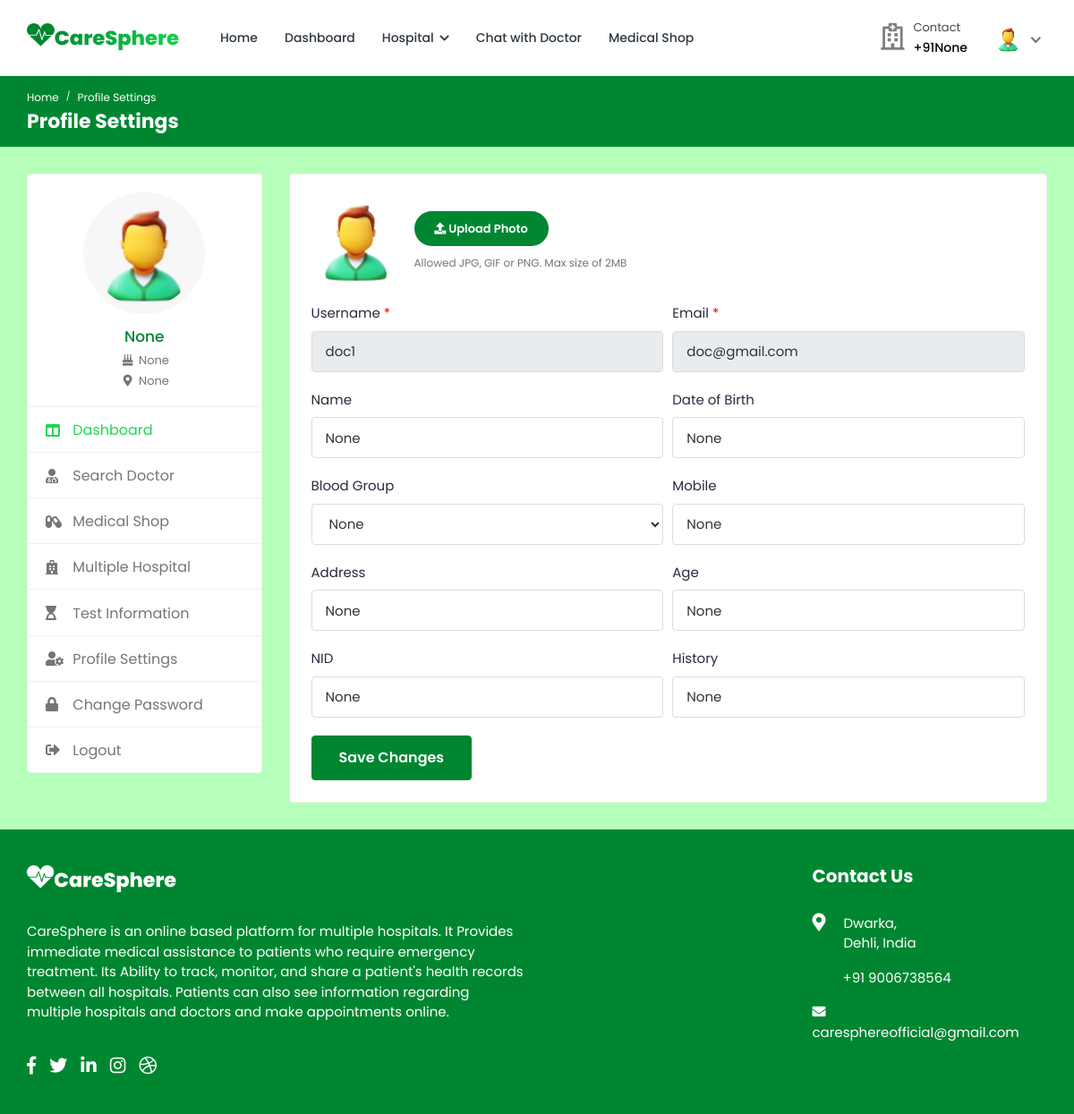
/profile-settings/ (signed in), run on the app's committed database.
### hospital/models.py (models this page shows, shortened)
class Patient(models.Model):
    patient_id = models.AutoField(primary_key=True)
    user = models.OneToOneField(User, on_delete=models.CASCADE, null=True, blank=True, related_name='patient')
    name = models.CharField(max_length=200, null=True, blank=True)
    username = models.CharField(max_length=200, null=True, blank=True)
    age = models.IntegerField(null=True, blank=True)
    email = models.EmailField(max_length=200, null=True, blank=True)
    phone_number = models.IntegerField(null=True, blank=True)
    address = models.CharField(max_length=200, null=True, blank=True)
    featured_image = models.ImageField(upload_to='patients/', default='patients/user-default.png', null=True, blank=True)
    blood_group = models.CharField(max_length=200, null=True, blank=True)
    history = models.CharField(max_length=200, null=True, blank=True)
    dob = models.CharField(max_length=200, null=True, blank=True)
    nid = models.CharField(max_length=200, null=True, blank=True)
    serial_number = models.CharField(max_length=200, null=True, blank=True)
    login_status = models.CharField(max_length=200, null=True, blank=True, default="offline")

### hospital/views.py (the view, shortened to what this page needs)
# urls.py: path('profile-settings/',views.profile_settings, name='profile-settings'),
@csrf_exempt
@login_required(login_url="login")
def profile_settings(request):
    if request.user.is_patient:
        patient = Patient.objects.get(user=request.user)
        old_featured_image = patient.featured_image
        if request.method == 'GET':
            context = {'patient': patient}
            return render(request, 'profile-settings.html', context)
    else:
        redirect('logout')

### templates/profile-settings.html (shortened to what this page needs)
{% load static %}
<!DOCTYPE html>
<html lang="en">
  <head>
    <link
      rel="stylesheet"
      href="{% static 'HealthStack-System/css/Normal/bootstrap.min.css' %}"
    />
    <link
      rel="stylesheet"
      href="{% static 'HealthStack-System/plugins/Normal/fontawesome/css/fontawesome.min.css' %}"
    />
    <link
      rel="stylesheet"
      href="{% static 'HealthStack-System/plugins/Normal/fontawesome/css/all.min.css' %}"
    />
    <link
      rel="stylesheet"
      href="{% static 'HealthStack-System/css/Normal/bootstrap-datetimepicker.min.css' %}"
    />
    <link
      rel="stylesheet"
      href="{% static 'HealthStack-System/plugins/Normal/select2/css/select2.min.css' %}"
    />
    <link
      rel="stylesheet"
      href="{% static 'HealthStack-System/css/Normal/style.css' %}"
    />
    <link href="https://use.fontawesome.com/releases/v5.7.2/css/all.css" rel="stylesheet" />
  </head>
  <body>
    <div class="main-wrapper">
      <header class="header">{% include 'patient_navbar.html' %}</header>
      <div class="breadcrumb-bar">
        <div class="container-fluid">
          <div class="row align-items-center">
            <div class="col-md-12 col-12">
              <nav aria-label="breadcrumb" class="page-breadcrumb">
                <ol class="breadcrumb">
                  <li class="breadcrumb-item"><a href="{% url 'patient-dashboard' %}">Home</a></li>
                  <li class="breadcrumb-item active" aria-current="page">
                    Profile Settings
                  </li>
                </ol>
              </nav>
              <h2 class="breadcrumb-title">Profile Settings</h2>
            </div>
          </div>
        </div>
      </div>
      <div class="content">
        <div class="container-fluid">
          <div class="row">
            <div class="col-md-5 col-lg-4 col-xl-3 theiaStickySidebar">
              <div>{% include 'patient-sidebar.html' %}</div>
            </div>
            <div class="col-md-7 col-lg-8 col-xl-9">
							<div class="card">
								<div class="card-body">
									<form action="{% url 'profile-settings' %}" method="POST" enctype="multipart/form-data">
										<div class="row form-row">
											<div class="col-12 col-md-12">
												<div class="form-group">
													<div class="change-avatar">
														<div class="profile-img">
															<img src="{{patient.featured_image.url}}" alt="User Image">
														</div>
														<div class="upload-img">
															<div class="change-photo-btn">
																<span><i class="fa fa-upload"></i> Upload Photo</span>
															</div>
															<small class="form-text text-muted">Allowed JPG, GIF or PNG. Max size of 2MB</small>
														</div>
													</div>
												</div>
											</div>
                      <div class="col-12 col-md-6">
                        <div class="form-group">
                          <label>Username <span class="text-danger">*</span></label>
                          <input type="text" class="form-control" readonly value="{{patient.username}}" >
                        </div>
											</div>
                      <div class="col-12 col-md-6">
                        <div class="form-group">
                          <label>Email <span class="text-danger">*</span></label>
                          <input type="text" class="form-control" readonly value="{{patient.email}}" >
                        </div>
											</div>
                      <div class="col-12 col-md-6">
												<div class="form-group">
													<label>Name</label>
													<input type="text" class="form-control" value="{{ patient.name }}" name="name">
												</div>
											</div>
											<div class="col-12 col-md-6">
												<div class="form-group">
													<label>Date of Birth</label>
														<input type="text" class="form-control datetimepicker" value="{{patient.dob}}" name="dob">
												</div>
											</div>
											<div class="col-12 col-md-6">
												<div class="form-group">
													<label>Blood Group</label>
													<select class="form-control select" name="blood_group">
                            <option value="{{patient.blood_group}}">{{patient.blood_group}}</option>
													</select>
												</div>
											</div>
											<div class="col-12 col-md-6">
												<div class="form-group">
													<label>Mobile</label>
													<input type="text" value="{{patient.phone_number}}" class="form-control" name="phone_number">
												</div>
											</div>
											<div class="col-12 col-md-6">
												<div class="form-group">
												<label>Address</label>
													<input type="text" class="form-control" value="{{patient.address}}" name="address">
												</div>
											</div>
                      <div class="col-12 col-md-6">
												<div class="form-group">
												<label>Age</label>
													<input type="text" class="form-control" value="{{patient.age}}" name="age">
												</div>
											</div>
											<div class="col-12 col-md-6">
												<div class="form-group">
													<label>NID</label>
													<input type="text" class="form-control" value="{{patient.nid}}" name="nid">
												</div>
											</div>
											<div class="col-12 col-md-6">
												<div class="form-group">
													<label>History</label>
													<input type="text" class="form-control" value="{{patient.history}}" name="history">
												</div>
											</div>
										</div>
										<div class="submit-section">
											<button type="submit" class="btn btn-primary submit-btn">Save Changes</button>
										</div>
									</form>
								</div>
							</div>
						</div>
          </div>
        </div>
      </div>
      {% include 'footer.html' %}
    </div>
  </body>
</html>

### templates/patient_navbar.html (shortened to what this page needs)
{% load static %}
<nav class="navbar navbar-expand-lg header-nav">
  <div class="navbar-header">
    <a href="{% url 'hospital_home'%}" class="navbar-brand logo">
      <img
        src="{% static 'HealthStack-System/images/Normal/logo.png' %}"
        class="img-fluid"
        alt="Logo"
      />
    </a>
  </div>
  <div class="main-menu-wrapper">
    <ul class="main-nav">
      <li>
        <a href="{% url 'hospital_home'%}">Home</a>
      </li>
      <li>
        <a href="{% url 'patient-dashboard' %}">Dashboard</a>
      </li>
      <li class="has-submenu">
        <a href="#">Hospital <i class="fas fa-chevron-down"></i></a>
      </li>
      {% if user.is_authenticated and user.is_patient %}
      <li>
        <a href="{% url 'chat-home' pk=user.id %}">Chat with Doctor</a>
      </li>
      {% endif %}
      <li>
        <a href="{% url 'pharmacy_shop' %}">Medical Shop</a>
      </li>
    </ul>
  </div>
  <ul class="nav header-navbar-rht">
    <li class="nav-item contact-item">
      <div class="header-contact-img">
        <i class="far fa-hospital"></i>
      </div>
      <div class="header-contact-detail">
        <p class="contact-header">Contact</p>
        <p class="contact-info-header">+91{{patient.phone_number}}</p>
      </div>
    </li>
    <li class="nav-item dropdown has-arrow logged-item">
      <a href="#" class="dropdown-toggle nav-link" data-toggle="dropdown">
        <span class="user-img">
          <img
            class="rounded-circle"
            src="{{patient.featured_image.url}}"
            width="31"
            alt="Richard Wilson"
          />
        </span>
      </a>
    </li>
  </ul>
</nav>

### templates/patient-sidebar.html
{% load static %}
    <div class="profile-sidebar">
      <div class="widget-profile pro-widget-content">
        <div class="profile-info-widget">
          <a href="#" class="booking-doc-img">
            <img
              src="{{ patient.featured_image.url }}"
              alt="User Image"
            />
          </a>
          <div class="profile-det-info">
            <h3>{{patient.name}}</h3>
            <div class="patient-details">
              <h5>
                <i class="fas fa-birthday-cake"></i> {{ patient.dob }}
              </h5>
              <h5 class="mb-0">
                <i class="fas fa-map-marker-alt"></i>
                {{ patient.address }}
              </h5>
            </div>
          </div>
        </div>
      </div>
      <div class="dashboard-widget">
        <nav class="dashboard-menu sidebar">
          <ul>
            <li class="active">
              <a href="{% url 'patient-dashboard' %}">
                <i class="fas fa-columns"></i>
                <span>Dashboard</span>
              </a>
            </li>
            <li class="nav-item has-submenu">
              <a href="{% url 'search' %}">
                <i class="fas fa-user-md"></i>
                <span>Search Doctor</span>
              </a>
            </li>
            <li class="has-submenu">
              <a href="{% url 'pharmacy_shop' %}" class="nav-link">
                <i class="fas fa-capsules"></i>
                <span>Medical Shop</span>
              </a>
            </li>
            <li>
                <a href="{% url 'multiple-hospital' %}">
                  <i class="fas fa-hospital"></i>
                  <span>Multiple Hospital</span>
                </a>
            </li>
            <li>
              <a href="{% url 'doctor-test-list'%}" target="_blank">
                <i class="fas fa-hourglass-start"></i>
                <span>Test Information</span>
              </a>
            </li>
            <li>
              <a href="{% url 'profile-settings' %}">
                <i class="fas fa-user-cog"></i>
                <span>Profile Settings</span>
              </a>
            </li>
            <li>
              <a href="{% url 'change-password' pk=user.id%}">
                <i class="fas fa-lock"></i>
                <span>Change Password</span>
              </a>
            </li>
            <li>
              <a href="{% url 'logout' %}">
                <i class="fas fa-sign-out-alt"></i>
                <span>Logout</span>
              </a>
            </li>
          </ul>
        </nav>
      </div>
    </div>

### data on the page
Patient: phone_number "None", featured_image (placeholder picture), name "None", dob "None", address "None", username "doc1", email "doc@gmail.com", blood_group "None", age "None", nid "None", history "None"
